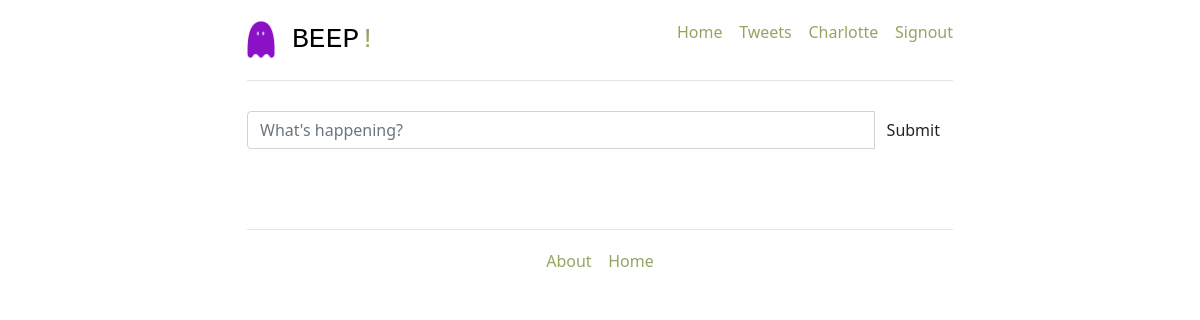
The app's page /tweets/ (signed in), older data.
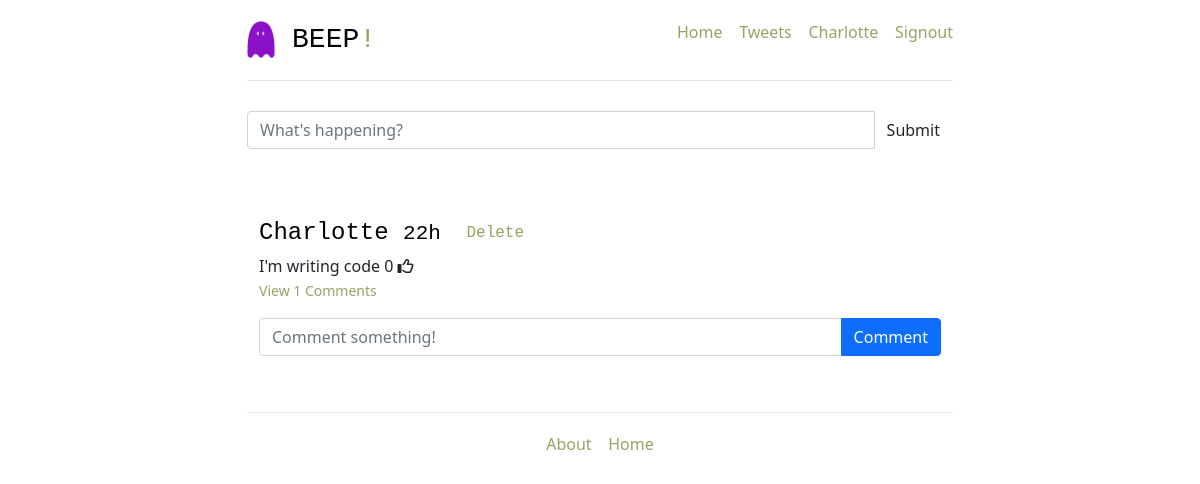
The same page, newer data.
### project/models.py (models this page shows, shortened)
class User(db.Model):
    __tablename__ = 'users'
    id = db.Column(db.Integer, primary_key=True)
    name = db.Column(db.String, unique=True, nullable=False)
    email = db.Column(db.String, unique=True, nullable=False)
    password = db.Column(db.String, nullable=False)
    jury = db.Column(db.String, nullable=False, default=False)
    tweets = db.relationship('Tweet', back_populates='poster')
    role = db.Column(db.String, default='user')
    comments = db.relationship('Comment', back_populates='poster', passive_deletes=True)
    likes = db.relationship('Like', back_populates='liker', passive_deletes=True)

class Tweet(db.Model):
    __tablename__ = 'tweets'
    tweet_id = db.Column(db.Integer, primary_key=True)
    user_id = db.Column(db.Integer, db.ForeignKey('users.id', ondelete="CASCADE"), nullable=False)
    tweet = db.Column(db.String, nullable=False)
    posted = db.Column(db.DateTime, nullable=False)
    poster = db.relationship("User", back_populates="tweets", passive_deletes=True)
    comments = db.relationship('Comment', back_populates='tweet', passive_deletes=True)
    likes = db.relationship('Like', back_populates='tweet', passive_deletes=True)
    @classmethod
    def delta_time(cls, tweet_posted):
        now = datetime.datetime.now()
        td = now - tweet_posted
        days = td.days
        hours = td.seconds//3600
        minutes = (td.seconds//60)%60
        if days > 0:
            return tweet_posted.strftime("%d %B, %Y")
        elif hours > 0:
            return str(hours) + 'h'
        elif minutes > 0:
            return str(minutes) + 'm'
        else:
            return 'few seconds ago'

### project/tweets/views.py (the view)
@tweets_blueprint.route('/tweets/')
@login_required
def tweet():
    return render_template(
        'tweets.html',
        form=PostTweetForm(),
        all_tweets=filtered_tweets(session['user_id']),
        current_user_id = session['user_id']
    )

### project/tweets/forms.py
class PostTweetForm(FlaskForm):
    tweet = StringField(
        'Tweet',
        validators=[DataRequired(), Length(min=6, max=140)]
    )

### project/tweets/views.py (called while the page is built)
def login_required(test):
    @wraps(test)
    def wrap(*args, **kwargs):
        if 'logged_in' in session:
            return test(*args, **kwargs)
        else:
            flash('You need to login first')
            return (redirect(url_for('users.login')))
    return wrap

def filtered_tweets(user_id):
    who_id = user_id
    whom_ids = db.session.query(Follower.whom_id).filter_by(who_id=who_id)
    user_tweets = db.session.query(Tweet).filter_by(user_id=who_id)
    if whom_ids.all():
        follower_tweets = db.session.query(Tweet).filter(Tweet.user_id.in_(whom_ids))
        result = user_tweets.union(follower_tweets)
        return result.order_by(Tweet.posted.desc())
    else:
        return user_tweets.order_by(Tweet.posted.desc())

### project/templates/tweets.html (shortened to what this page needs)
{% extends '_base.html' %}
{% block content %}
<form action="{{ url_for('tweets.post_tweet') }}" method="post">
    <div class="input-group">
        {{ form.tweet(placeholder="What's happening?", class="form-control") }}
        <span class="input-group-btn">
            <input class="btn btn-default" type="submit" value="Submit">
        </span>
    </div>
</form>
<div class="row marketing">
    <div class="col-lg-12">
        {% for tweet in all_tweets %}
        <div class="media">
            <div class="media-left">
            </div>
            <div class="media-body">
                <div>
                    {% if tweet.poster.name == session.name %}
                    <div class="media-heading">
                        <h4>{{ tweet.poster.name }}
                            <small>{{ tweet.delta_time(tweet.posted) }} <a class="btn btn-default btn-xs"
                                    href="{{ url_for('tweets.delete_tweet', tweet_id=tweet.tweet_id )}}">Delete</a></small>
                        </h4>
                    </div>
                </div>
                {{ tweet.tweet }}
                {% endif %}
                <span id="likes-count-{{tweet.tweet_id}}">
                    {{ tweet.likes|length }}</span>
                    {% if current_user_id in tweet.likes|map(attribute="user_id")|list %}
                    <i class="fas fa-thumbs-up" id="like-button-{{tweet.tweet_id}}"
                        onclick="like({{tweet.tweet_id}})"></i>
                    {% else %}
                    <i class="far fa-thumbs-up" id="like-button-{{tweet.tweet_id}}"
                        onclick="like({{tweet.tweet_id}})"></i>
                    {% endif %}
                <br>
                <p>
                    {% if tweet.comments|length > 0 %}
                    <a data-bs-toggle="collapse" href="#comments-{{tweet.tweet_id}}" role="button">
                        <small>View {{tweet.comments|length}} Comments</small>
                    </a>
                    {% else %}
                    <small class="text-muted">No Comments</small>
                    {% endif %}
                </p>
                <form action="/create-comment/{{tweet.tweet_id}}" method="POST" class="input-group mb-3">
                    <input type="text" id="text" name="text" class="form-control" placeholder="Comment something!">
                    <button type="submit" class="btn btn-primary">Comment</button>
                </form>
            </div>
        </div>
        {% endfor %}
    </div>
</div>
{% endblock content %}

### project/templates/_base.html (shortened to what this page needs)
<!DOCTYPE html>
<html lang="en">
<head>
  <link href="{{ url_for('static', filename='css/bootstrap.min.css' )}}" rel="stylesheet">
  <link href="{{ url_for('static', filename='css/main.css' )}}" rel="stylesheet">
  <link href="{{ url_for('static', filename='css/ie10-viewport-bug-workaround.css' )}}" rel="stylesheet">
  <link href="{{ url_for('static', filename='css/jumbotron-narrow.css' )}}" rel="stylesheet">
</head>
<body>
  <div class="container">
    <div class="header clearfix">
      <nav>
        <ul class="nav nav-pills pull-right" style = "float: right;">
          {% if session.logged_in %}
          <li><a href="/">Home</a></li>&nbsp;&nbsp;&nbsp;&nbsp;
          <li><a href="/tweets/">Tweets</a></li>&nbsp;&nbsp;&nbsp;&nbsp;
          <li><a href="{{ url_for('users.all_users') }}"">{{ session.name }}</a></li>&nbsp;&nbsp;&nbsp;&nbsp;
          {% endif %}
          {% if not session.logged_in %}
          {% block signin_form %}{% endblock signin_form %}
          {% else %}
          <li role=" presentation"><a href="{{ url_for('users.logout') }}">Signout</a></li>
          {% endif %}
        </ul>
      </nav>
      <h3><img src="../static/img/Beep_Logo.png" alt="Beep Logo" style="width: 4%; height: auto;"> BEEP<span class = "exclamation">!</span></h3>
    </div>
    {% block content %}
    {% endblock content %}
    <footer class="footer">
      <p><a href="/about">About</a>&nbsp;&nbsp;&nbsp;&nbsp;<a href="/">Home</a></p>
    </footer>
  </div>
</body>
</html>

### project/static/css/jumbotron-narrow.css (style rules this page uses)
body { padding-top: 20px; padding-bottom: 20px; }
.header, .marketing, .footer { padding-right: 15px; padding-left: 15px; }
.header { padding-bottom: 20px; border-bottom: 1px solid #e5e5e5; }
.header h3 { margin-top: 0; margin-bottom: 0; line-height: 40px; color: black; font-family: 'Courier New'; }
img { width: 50%; height: auto; }
.footer { padding-top: 19px; color: #777; border-top: 1px solid #e5e5e5; text-align: center; }
@media (min-width: 768px) { .container { max-width: 730px; } }
.marketing { margin: 40px 0; }
@media screen and (min-width: 768px) { .header, .marketing, .footer { padding-right: 0; padding-left: 0; } }
@media screen and (min-width: 768px) { .header { margin-bottom: 30px; } }
a:link { color: #93a563; background-color: transparent; text-decoration: none; }
.exclamation { color: #93a563; font-family: 'Courier New', Courier, monospace; }
h4 { margin-top: 0; margin-bottom: 0; line-height: 40px; color: black; font-family: 'Courier New'; font-size: 20; }

Row changes from the older to the newer data that the page shows:
now on this page (row unchanged): User: name "Charlotte"
added Tweet: poster.name "Charlotte", delta_time "22h", tweet "I'm writing code", likes|length "0", comments|length "1"
Text that changed along with them:
{{ session.name }}: "Charlotte" → (not shown)
